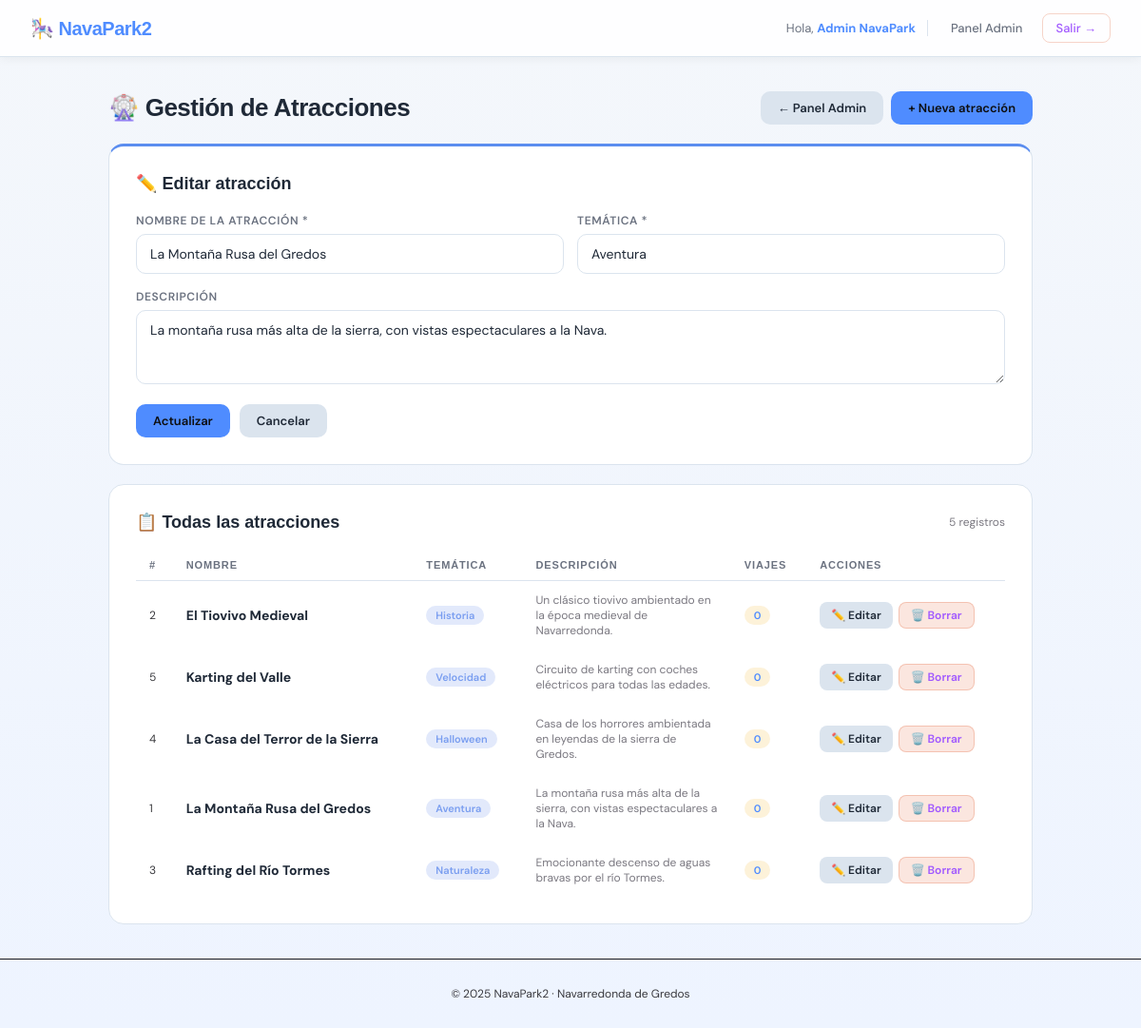
The page /admin/atracciones.php?accion=modificar&id=1 (signed in) on the database its author committed.
### tables this page shows
CREATE TABLE atracciones (
    id INT AUTO_INCREMENT PRIMARY KEY,
    nombre VARCHAR(150) NOT NULL,
    tematica VARCHAR(100) NOT NULL,
    descripcion TEXT,
    created_at TIMESTAMP DEFAULT CURRENT_TIMESTAMP
);

### admin/atracciones.php (the view, shortened to what this page needs)
<?php
$db      = getDB();
$accion  = $_GET['accion'] ?? 'listar';
$id      = intval($_GET['id'] ?? 0);
$atraccionEditar = null;
if ($accion === 'modificar' && $id && $_SERVER['REQUEST_METHOD'] !== 'POST') {
    $stmt = $db->prepare("SELECT * FROM atracciones WHERE id = ?");
    $stmt->bind_param('i', $id);
    $stmt->execute();
    $atraccionEditar = $stmt->get_result()->fetch_assoc();
}
$atracciones = $db->query("
    SELECT a.*, COUNT(v.id) AS total_viajes
    FROM atracciones a
    LEFT JOIN viajes v ON a.id = v.atraccion_id
    GROUP BY a.id
    ORDER BY a.nombre
");
require_once '../includes/header.php';
?>
<div class="container">
    <div style="display:flex;align-items:center;justify-content:space-between;margin-bottom:20px;flex-wrap:wrap;gap:12px;">
        <h1 style="margin-bottom:0;">🎡 Gestión de Atracciones</h1>
        <div style="display:flex;gap:8px;">
            <a href="index.php" class="btn btn-secondary">← Panel Admin</a>
            <a href="?accion=insertar" class="btn btn-primary">+ Nueva atracción</a>
        </div>
    </div>
    <?php if ($accion === 'insertar'): ?>
    <div class="card card-accent-green" style="margin-bottom:20px;">
        <h2 style="margin-bottom:20px;">➕ Nueva atracción</h2>
        <form method="POST" action="?accion=insertar">
            <div style="display:grid;grid-template-columns:1fr 1fr;gap:14px;">
                <div class="form-group">
                    <label>Nombre de la atracción *</label>
                    <input type="text" name="nombre" required placeholder="Ej: La Montaña Rusa del Gredos">
                </div>
                <div class="form-group">
                    <label>Temática *</label>
                    <input type="text" name="tematica" required placeholder="Ej: Aventura, Historia...">
                </div>
            </div>
            <div class="form-group">
                <label>Descripción</label>
                <textarea name="descripcion" rows="3" placeholder="Descripción de la atracción..."></textarea>
            </div>
            <div style="display:flex;gap:10px;margin-top:6px;">
                <button type="submit" class="btn btn-primary">Guardar atracción</button>
                <a href="atracciones.php" class="btn btn-secondary">Cancelar</a>
            </div>
        </form>
    </div>
    <?php elseif ($accion === 'modificar' && $atraccionEditar): ?>
    <div class="card card-accent-blue" style="margin-bottom:20px;">
        <h2 style="margin-bottom:20px;">✏️ Editar atracción</h2>
        <form method="POST" action="?accion=modificar&id=<?= $atraccionEditar['id'] ?>">
            <div style="display:grid;grid-template-columns:1fr 1fr;gap:14px;">
                <div class="form-group">
                    <label>Nombre de la atracción *</label>
                    <input type="text" name="nombre" required value="<?= htmlspecialchars($atraccionEditar['nombre']) ?>">
                </div>
                <div class="form-group">
                    <label>Temática *</label>
                    <input type="text" name="tematica" required value="<?= htmlspecialchars($atraccionEditar['tematica']) ?>">
                </div>
            </div>
            <div class="form-group">
                <label>Descripción</label>
                <textarea name="descripcion" rows="3"><?= htmlspecialchars($atraccionEditar['descripcion'] ?? '') ?></textarea>
            </div>
            <div style="display:flex;gap:10px;margin-top:6px;">
                <button type="submit" class="btn btn-primary">Actualizar</button>
                <a href="atracciones.php" class="btn btn-secondary">Cancelar</a>
            </div>
        </form>
    </div>
    <?php endif; ?>
    <div class="card">
        <div style="display:flex;align-items:center;justify-content:space-between;margin-bottom:18px;">
            <h2 style="margin-bottom:0;">📋 Todas las atracciones</h2>
            <?php if ($atracciones): ?>
            <span style="font-size:12px;color:#7a7880;"><?= $atracciones->num_rows ?> registros</span>
            <?php endif; ?>
        </div>
        <?php if ($atracciones && $atracciones->num_rows > 0): ?>
        <div style="overflow-x:auto;">
            <table>
                <thead>
                    <tr>
                        <th>#</th>
                        <th>Nombre</th>
                        <th>Temática</th>
                        <th>Descripción</th>
                        <th>Viajes</th>
                        <th>Acciones</th>
                    </tr>
                </thead>
                <tbody>
                    <?php while ($a = $atracciones->fetch_assoc()): ?>
                    <tr>
                        <td style="color:#3a3a3e;font-size:12px;"><?= $a['id'] ?></td>
                        <td><strong><?= htmlspecialchars($a['nombre']) ?></strong></td>
                        <td><span class="pill pill-blue"><?= htmlspecialchars($a['tematica']) ?></span></td>
                        <td style="font-size:12px;color:#7a7880;max-width:200px;">
                            <?= htmlspecialchars(substr($a['descripcion'] ?? '', 0, 80)) ?>
                        </td>
                        <td>
                            <span class="pill pill-yellow"><?= $a['total_viajes'] ?></span>
                        </td>
                        <td>
                            <div style="display:flex;gap:6px;">
                                <a href="?accion=modificar&id=<?= $a['id'] ?>" class="btn btn-secondary btn-sm">✏️ Editar</a>
                                <a href="?accion=borrar&id=<?= $a['id'] ?>"
                                   class="btn btn-danger btn-sm"
                                   onclick="return confirm('¿Eliminar la atracción <?= addslashes($a['nombre']) ?>? Se borrarán también sus viajes.')">
                                   🗑️ Borrar
                                </a>
                            </div>
                        </td>
                    </tr>
                    <?php endwhile; ?>
                </tbody>
            </table>
        </div>
        <?php endif; ?>
    </div>
</div>
<?php require_once '../includes/footer.php'; ?>

### includes/header.php (style rules this page uses)
:root { --bg: #f4f7fb; --surface: #ffffff; --border: #dbe4ee; --accent: #4f8cff; --accent2: #a159ff; --blue: #5b8def; --green: #45c486; --text: #1f2937; --muted: #6b7280; --radius: 16px; --font-h: 'Arial', sans-serif; --font-b: 'DM Sans', sans-serif; }
*, *::before, *::after { box-sizing: border-box; margin: 0; padding: 0; }
body { font-family: var(--font-b); background: linear-gradient(180deg, #f4f7fb 0%, #eef4ff 100%); color: var(--text); min-height: 100vh; }
.container { max-width: 1020px; margin: 36px auto; padding: 0 24px; }
.card { background: var(--surface); border: 1px solid var(--border); border-radius: var(--radius); padding: 28px; margin-bottom: 20px; transition: all .25s ease; }
.card-accent-blue { border-top: 3px solid var(--blue); }
h1 { font-family: var(--font-h); font-weight: 800; font-size: 26px; color: var(--text); margin-bottom: 16px; letter-spacing: -.5px; }
h2 { font-family: var(--font-h); font-weight: 700; font-size: 18px; color: var(--text); margin-bottom: 14px; }
table { width: 100%; border-collapse: collapse; }
th { font-family: var(--font-h); font-size: 11px; font-weight: 700; letter-spacing: .08em; text-transform: uppercase; color: var(--muted); padding: 10px 14px; border-bottom: 1px solid var(--border); text-align: left; }
td { padding: 12px 14px; border-bottom: 1px solid rgba(255, 255, 255, .04); font-size: 14px; }
tr:last-child td { border-bottom: none; }
.btn { display: inline-flex; align-items: center; gap: 6px; padding: 9px 18px; border-radius: 10px; font-size: 13px; font-weight: 600; cursor: pointer; border: none; font-family: var(--font-b); text-decoration: none; transition: all .2s; white-space: nowrap; }
.btn-primary { background: var(--accent); color: #0e0e0f; }
.btn-secondary { background: var(--border); color: var(--text); }
.btn-danger { background: rgba(224, 90, 43, .15); color: var(--accent2); border: 1px solid rgba(224, 90, 43, .25); }
.btn-sm { padding: 5px 12px; font-size: 12px; border-radius: 8px; }
.form-group { margin-bottom: 16px; }
label { display: block; font-size: 12px; font-weight: 600; letter-spacing: .05em; text-transform: uppercase; color: var(--muted); margin-bottom: 6px; }
input, select, textarea { width: 100%; padding: 11px 14px; background: #fff; border: 1px solid var(--border); border-radius: 10px; font-size: 14px; color: var(--text); font-family: var(--font-b); transition: border-color .2s; }
input::placeholder, textarea::placeholder { color: var(--muted); }
.pill { display: inline-block; padding: 3px 10px; border-radius: 20px; font-size: 11px; font-weight: 600; }
.pill-yellow { background: rgba(240, 165, 0, .15); color: var(--accent); }
.pill-blue { background: rgba(61, 107, 228, .15); color: #7a9ef0; }

### rows shown on the page
atracciones: nombre "La Montaña Rusa del Gredos", tematica "Aventura", descripcion "La montaña rusa más alta de la sierra, con vistas espectaculares a la Nava.", id "1", total_viajes "0"
atracciones: id "2", nombre "El Tiovivo Medieval", tematica "Historia", descripcion "Un clásico tiovivo ambientado en la época medieval de Navarredonda.", total_viajes "0"
atracciones: id "5", nombre "Karting del Valle", tematica "Velocidad", descripcion "Circuito de karting con coches eléctricos para todas las edades.", total_viajes "0"
atracciones: id "4", nombre "La Casa del Terror de la Sierra", tematica "Halloween", descripcion "Casa de los horrores ambientada en leyendas de la sierra de Gredos.", total_viajes "0"
atracciones: id "3", nombre "Rafting del Río Tormes", tematica "Naturaleza", descripcion "Emocionante descenso de aguas bravas por el río Tormes.", total_viajes "0"

### other values the page prints
$_SESSION['nombre'] "Admin NavaPark"
$atracciones->num_rows "5"
